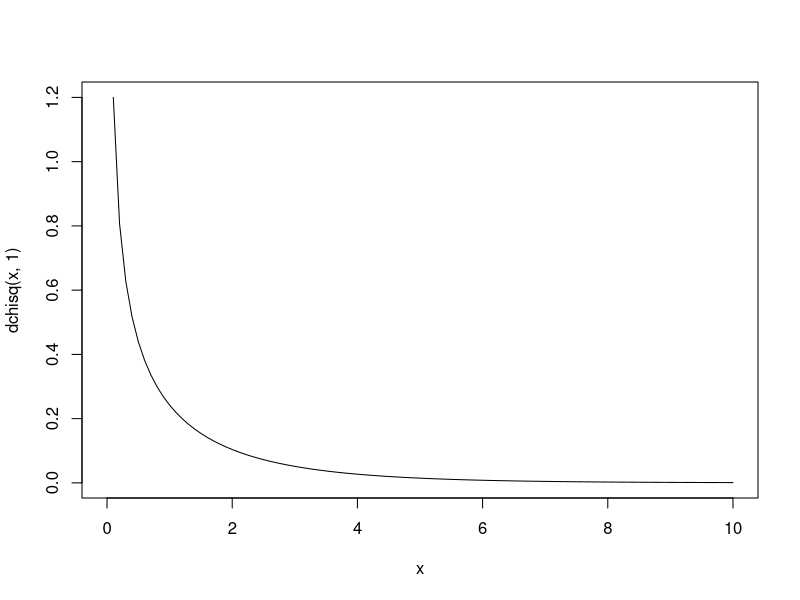

Here is the R script that generated this plot:
#カイ2乗値を求める
#カイ2乗値＝（（（観測度数−期待度数）^2）/ 期待度数））の総和

#ワクワクバーガーのポテト
wakp <- (435 - 420)^2/420
print(wakp)

#ワクワクバーガーのチキン
wakc <- (165 - 180)^2/180
print(wakc)

#もぐもぐバーガーのポテト
mogp <- (265 - 280)^2/280
print(mogp)

#もぐもぐバーガーのチキン
mogc <- (135 - 120)^2/120
print(mogc)

x <- round(wakp + wakc + mogp + mogc, 2)
print(x)

#多次元のデータの場合、matrixを使って行列化する。今回は2次元の正方行列
#m = matrix(c(wakp, wakc, mogp, mogc), ncol = 2, byrow = T)
#print(m)

#カイ2乗分布　自由度1の場合
#dchisqは、カイ2乗確率密度関数
#curveは、初等関数描画関数
curve(dchisq(x, 1), from = 0, to = 10)
